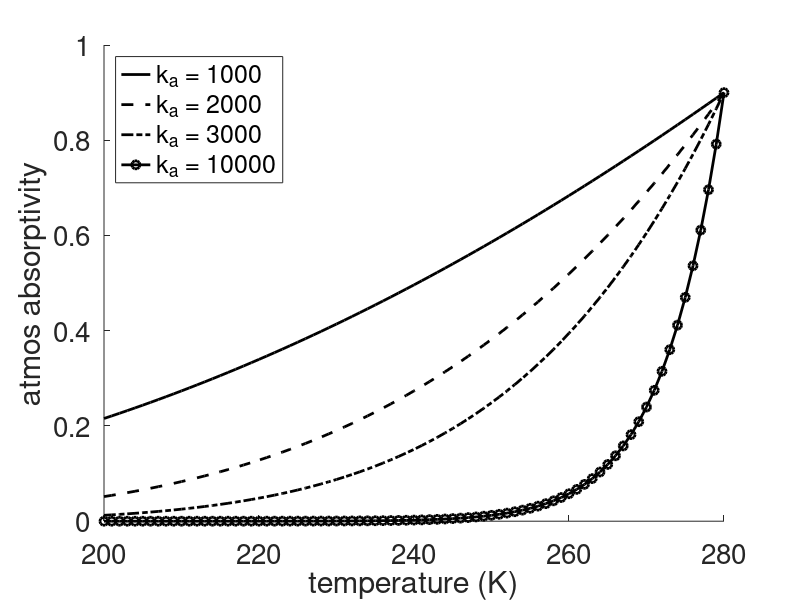

Write MATLAB code to recreate this figure.
% Fc = 50:2000:1e6;
% k3 = 0.08;
% fc = k3*log(Fc+1);
% 
% plot(Fc,fc,'-*')

% T = 800:1:1000;
% Tref1 = 200;
% Tref2 = 280;
% a_0 = 0.9;
% k_a = 1e3;
% a = a_0 * exp(-k_a * (1./T - 1/Tref2));
% 
% plot(T, a)

% sigma = 5.67e-8;
% plot(T,sigma.*T.^4)

% hold on
% T = [940 1000 1060];
% E = [300 400 550];
% plot(T,E,'*')
% T1 = 940:1:2000;
% A = 5261.11;
% B = -11.81;
% C = 0.006944;
% E1 = A+B.*T1+C.*T1.^2;
% plot(T1,E1,'--')

T = 200:1:280;
Tref2 = 280;
a_0 = 0.9;
hold on
k_a = 1e3;
a1 = a_0 * exp(-k_a * (1./T - 1/Tref2));
plot(T, a1,'-k','linewidth',2)
k_a = 2e3;
a2 = a_0 * exp(-k_a * (1./T - 1/Tref2));
plot(T, a2,'--k','linewidth',2)
k_a = 3e3;
a3 = a_0 * exp(-k_a * (1./T - 1/Tref2));
plot(T, a3,'-.k','linewidth',2)
k_a = 1e4;
a4 = a_0 * exp(-k_a * (1./T - 1/Tref2));
plot(T, a4,'-ok','linewidth',2)
set(gca,'fontsize',20)
xlabel('temperature (K)')
ylabel('atmos absorptivity')
xlim([200 280])
legend('k_a = 1000','k_a = 2000',...
    'k_a = 3000','k_a = 10000','location','northwest')
